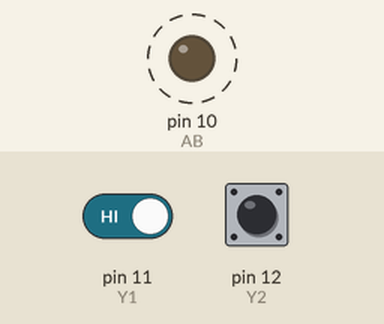
A sketch run on a simulated Arduino Uno, built with avr-gcc and run on an emulated ATmega328P. Parts: output pins drawn as LEDs (lit = HIGH). Dashed ring = blinking. The test bench sets the inputs (shaded band); at power-on: pin 11 (Y1) HIGH, pin 12 (Y2) HIGH. What the sketch prints to the serial monitor is not drawn.

Above: at 1.25 s.
1.3 s: pin 11 (Y1) driven LOW
Timing chart, 0 to 10.3 s (numbered marks = the images above; inputs shaded):
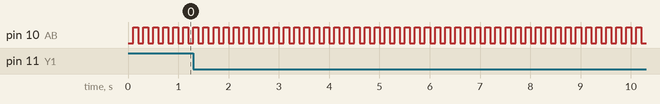

The sketch:

HallDemux.ino
```cpp
int AB = 10;

int Y1 = 11;
int Y2 = 12;

int hallState1 = 0;
int hallState2 = 0;
int hallState3 = 0;
int hallState4 = 0;

void setup() {
  // put your setup code here, to run once:
  Serial.begin(9600);

  pinMode(AB,OUTPUT);

  pinMode(Y1,INPUT);
  pinMode(Y2,INPUT);

}

void loop() {
  // put your main code here, to run repeatedly:
  digitalWrite(AB, LOW);   // Set AB to LOW
  hallState1 = digitalRead(Y1);
  delay(100);
  digitalWrite(AB, HIGH);
  hallState2 = digitalRead(Y1);
  delay(100);
  digitalWrite(AB, LOW);
  hallState3 = digitalRead(Y2);
  delay(100);
  digitalWrite(AB, HIGH);
  hallState4 = digitalRead(Y2);
  delay(100);


  if (hallState1 == LOW) {
    Serial.println("Detect hall sensor 1");
  }

  if (hallState2 == LOW) {
    Serial.println("Detect hall sensor 2");
  }

  if (hallState3 == LOW) {
    Serial.println("Detect hall sensor 3");
  }

  if (hallState4 == LOW) {
    Serial.println("Detect hall sensor 4");
  }

}
```

Measured:
- by itself, pin 10 (AB): alternates HIGH for 0.10 s and LOW for 0.10 s
